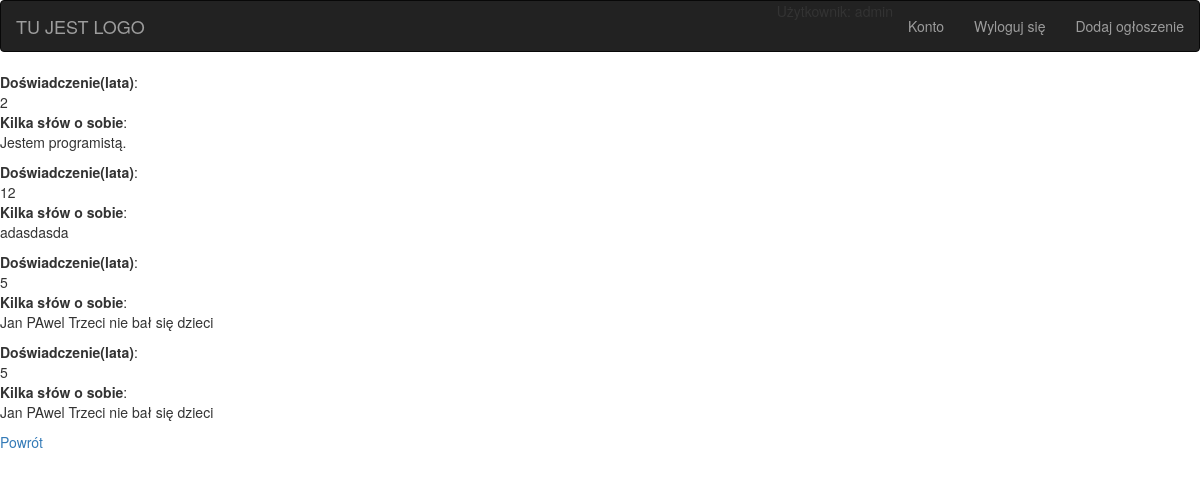
/ad/22/replies (signed in), run on the app's committed database.
### jobad/models.py (models this page shows, shortened)
class AdvertisementReply(models.Model):
    advertisement = models.ForeignKey(Advertisement, on_delete=models.CASCADE)
    content = models.CharField(max_length=2048)
    def get_html(self):
        html = ""
        d = eval(self.content)
        for key in d:
            html += "<strong>" + str(d[key]['label']) + "</strong>:<br>" + str(d[key]['value'])
            html += "<br>"
        return format_html(html)

### jobad/views.py (the view)
# urls.py: path('ad/<int:ad_id>/replies', views.view_replies, name='replies'),
@login_required
def view_replies(request, ad_id):
    replies = AdvertisementReply.objects.filter(advertisement_id=ad_id)
    return render(request, 'jobad/replies.html', {"replies": replies})

### templates/jobad/replies.html (shortened to what this page needs)
{% extends 'jobad/base.html' %}
{% block replies %}
    {% for r in replies %}
        <p id="reply">
            {{ r.get_html }}
        </p>
    {% endfor %}
    <a href="{% url 'jobad:account' %}">Powrót</a>
{% endblock %}

### data on the page
AdvertisementReply: get_html "Doświadczenie(lata) : 2 Kilka słów o sobie : Jestem programistą."
AdvertisementReply: get_html "Doświadczenie(lata) : 12 Kilka słów o sobie : adasdasda"
AdvertisementReply: get_html "Doświadczenie(lata) : 5 Kilka słów o sobie : Jan PAwel Trzeci nie bał się dzieci"
AdvertisementReply: get_html "Doświadczenie(lata) : 5 Kilka słów o sobie : Jan PAwel Trzeci nie bał się dzieci"
